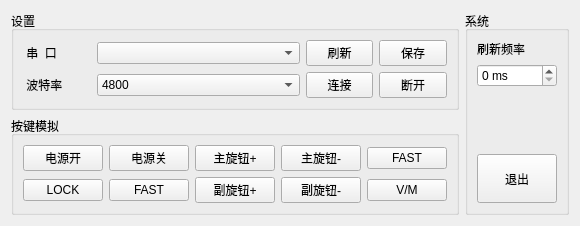
     <widget class="QWidget" name="tab_sys">
      <attribute name="title">
       <string>系统</string>
      </attribute>
      <layout class="QHBoxLayout" name="horizontalLayout_18">
       <item>
        <layout class="QVBoxLayout" name="verticalLayout_10">
         <item>
          <widget class="QGroupBox" name="groupBox_2">
           <property name="title">
            <string>设置</string>
           </property>
           <layout class="QGridLayout" name="gridLayout" columnstretch="1,3,1,1">
            <item row="0" column="0">
             <widget class="QLabel" name="label_6">
              <property name="text">
               <string> 串  口</string>
              </property>
             </widget>
            </item>
            <item row="0" column="1">
             <widget class="QComboBox" name="list_serial_port"/>
            </item>
            <item row="0" column="2">
             <widget class="QPushButton" name="btn_serial_refresh">
              <property name="minimumSize">
               <size>
                <width>60</width>
                <height>0</height>
               </size>
              </property>
              <property name="text">
               <string>刷新</string>
              </property>
             </widget>
            </item>
            <item row="0" column="3">
             <widget class="QPushButton" name="btn_serial_save">
              <property name="minimumSize">
               <size>
                <width>60</width>
                <height>0</height>
               </size>
              </property>
              <property name="text">
               <string>保存</string>
              </property>
             </widget>
            </item>
            <item row="1" column="0">
             <widget class="QLabel" name="label_12">
              <property name="text">
               <string> 波特率</string>
              </property>
             </widget>
            </item>
            <item row="1" column="1">
             <widget class="QComboBox" name="list_serial_baudrate">
              <item>
               <property name="text">
                <string>4800</string>
               </property>
              </item>
              <item>
               <property name="text">
                <string>9600</string>
               </property>
              </item>
              <item>
               <property name="text">
                <string>14400</string>
               </property>
              </item>
              <item>
               <property name="text">
                <string>19200</string>
               </property>
              </item>
              <item>
               <property name="text">
                <string>38400</string>
               </property>
              </item>
             </widget>
            </item>
            <item row="1" column="2">
             <widget class="QPushButton" name="btn_serial_connect">
              <property name="minimumSize">
               <size>
                <width>60</width>
                <height>0</height>
               </size>
              </property>
              <property name="text">
               <string>连接</string>
              </property>
             </widget>
            </item>
            <item row="1" column="3">
             <widget class="QPushButton" name="btn_serial_break">
              <property name="minimumSize">
               <size>
                <width>60</width>
                <height>0</height>
               </size>
              </property>
              <property name="text">
               <string>断开</string>
              </property>
             </widget>
            </item>
           </layout>
          </widget>
         </item>
         <item>
          <widget class="QGroupBox" name="groupBox_13">
           <property name="title">
            <string>按键模拟</string>
           </property>
           <layout class="QGridLayout" name="gridLayout_8">
            <item row="0" column="0">
             <widget class="QPushButton" name="btn_rig_poweron">
              <property name="text">
               <string>电源开</string>
              </property>
             </widget>
            </item>
            <item row="0" column="3">
             <widget class="QPushButton" name="btn_rig_dial1_down">
              <property name="text">
               <string>主旋钮-</string>
              </property>
             </widget>
            </item>
            <item row="1" column="0">
             <widget class="QPushButton" name="btn_rig_lock">
              <property name="text">
               <string>LOCK</string>
              </property>
             </widget>
            </item>
            <item row="1" column="3">
             <widget class="QPushButton" name="btn_rig_dial2_down">
              <property name="text">
               <string>副旋钮-</string>
              </property>
             </widget>
            </item>
            <item row="0" column="1">
             <widget class="QPushButton" name="btn_rig_poweroff">
              <property name="text">
               <string>电源关</string>
              </property>
             </widget>
            </item>
            <item row="1" column="2">
             <widget class="QPushButton" name="btn_rig_dial2_up">
              <property name="text">
               <string>副旋钮+</string>
              </property>
             </widget>
            </item>
            <item row="1" column="1">
             <widget class="QPushButton" name="btn_rig_fast">
              <property name="text">
               <string>FAST</string>
              </property>
             </widget>
            </item>
            <item row="0" column="2">
             <widget class="QPushButton" name="btn_rig_dial1_up">
              <property name="text">
               <string>主旋钮+</string>
              </property>
             </widget>
            </item>
            <item row="0" column="4">
             <widget class="QPushButton" name="btn_rig_fast_2">
              <property name="text">
               <string>FAST</string>
              </property>
             </widget>
            </item>
            <item row="1" column="4">
             <widget class="QPushButton" name="btn_rig_vm">
              <property name="text">
               <string>V/M</string>
              </property>
             </widget>
            </item>
           </layout>
          </widget>
         </item>
        </layout>
       </item>
       <item>
        <widget class="QGroupBox" name="groupBox_3">
         <property name="title">
          <string>系统</string>
         </property>
         <layout class="QVBoxLayout" name="verticalLayout_4">
          <item>
           <widget class="QLabel" name="label">
            <property name="text">
             <string>刷新频率</string>
            </property>
           </widget>
          </item>
          <item>
           <widget class="QSpinBox" name="spin_refresh">
            <property name="suffix">
             <string> ms</string>
            </property>
           </widget>
          </item>
          <item>
           <spacer name="verticalSpacer">
            <property name="orientation">
             <enum>Qt::Vertical</enum>
            </property>
            <property name="sizeHint" stdset="0">
             <size>
              <width>20</width>
              <height>58</height>
             </size>
            </property>
           </spacer>
          </item>
          <item>
           <widget class="QPushButton" name="btn_exit">
            <property name="minimumSize">
             <size>
              <width>0</width>
              <height>49</height>
             </size>
            </property>
            <property name="text">
             <string>退出</string>
            </property>
           </widget>
          </item>
         </layout>
        </widget>
       </item>
      </layout>
     </widget>
